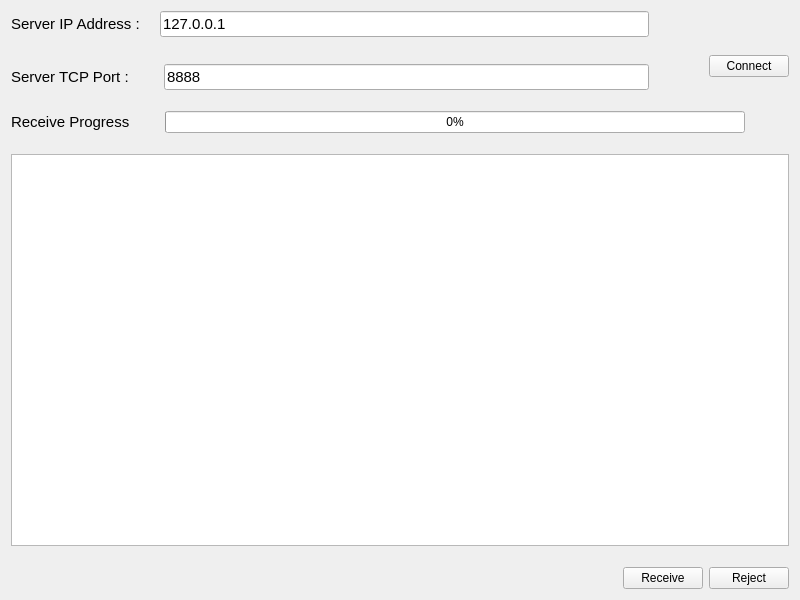
<?xml version="1.0" encoding="UTF-8"?>
<ui version="4.0">
 <class>TcpFileTransferClient</class>
 <widget class="QWidget" name="TcpFileTransferClient">
  <property name="geometry">
   <rect>
    <x>0</x>
    <y>0</y>
    <width>800</width>
    <height>600</height>
   </rect>
  </property>
  <property name="windowTitle">
   <string>Form</string>
  </property>
  <layout class="QGridLayout" name="gridLayout">
   <item row="1" column="2" rowspan="2">
    <widget class="QPushButton" name="pushButton_Connect">
     <property name="text">
      <string>Connect</string>
     </property>
    </widget>
   </item>
   <item row="0" column="0">
    <layout class="QHBoxLayout" name="horizontalLayout_IP">
     <property name="spacing">
      <number>20</number>
     </property>
     <item>
      <widget class="QLabel" name="label_IpAddress">
       <property name="font">
        <font>
         <pointsize>11</pointsize>
        </font>
       </property>
       <property name="text">
        <string>Server IP Address :</string>
       </property>
      </widget>
     </item>
     <item>
      <widget class="QLineEdit" name="lineEdit_IpAddress">
       <property name="font">
        <font>
         <pointsize>11</pointsize>
        </font>
       </property>
       <property name="text">
        <string>127.0.0.1</string>
       </property>
      </widget>
     </item>
    </layout>
   </item>
   <item row="5" column="0">
    <spacer name="verticalSpacer_3">
     <property name="orientation">
      <enum>Qt::Vertical</enum>
     </property>
     <property name="sizeType">
      <enum>QSizePolicy::Fixed</enum>
     </property>
     <property name="sizeHint" stdset="0">
      <size>
       <width>20</width>
       <height>15</height>
      </size>
     </property>
    </spacer>
   </item>
   <item row="6" column="0" colspan="3">
    <widget class="QTextEdit" name="textEdit_Status">
     <property name="readOnly">
      <bool>true</bool>
     </property>
    </widget>
   </item>
   <item row="1" column="0">
    <spacer name="verticalSpacer">
     <property name="orientation">
      <enum>Qt::Vertical</enum>
     </property>
     <property name="sizeType">
      <enum>QSizePolicy::Fixed</enum>
     </property>
     <property name="sizeHint" stdset="0">
      <size>
       <width>20</width>
       <height>15</height>
      </size>
     </property>
    </spacer>
   </item>
   <item row="1" column="1" rowspan="2">
    <spacer name="horizontalSpacer_2">
     <property name="orientation">
      <enum>Qt::Horizontal</enum>
     </property>
     <property name="sizeType">
      <enum>QSizePolicy::Fixed</enum>
     </property>
     <property name="sizeHint" stdset="0">
      <size>
       <width>48</width>
       <height>20</height>
      </size>
     </property>
    </spacer>
   </item>
   <item row="4" column="0" colspan="3">
    <layout class="QHBoxLayout" name="horizontalLayout_Progress">
     <property name="spacing">
      <number>35</number>
     </property>
     <property name="sizeConstraint">
      <enum>QLayout::SetNoConstraint</enum>
     </property>
     <property name="rightMargin">
      <number>0</number>
     </property>
     <item>
      <widget class="QLabel" name="label_Progress">
       <property name="font">
        <font>
         <pointsize>11</pointsize>
        </font>
       </property>
       <property name="text">
        <string>Receive Progress</string>
       </property>
      </widget>
     </item>
     <item>
      <widget class="QProgressBar" name="progressBar">
       <property name="enabled">
        <bool>true</bool>
       </property>
       <property name="maximum">
        <number>1</number>
       </property>
       <property name="value">
        <number>0</number>
       </property>
      </widget>
     </item>
     <item>
      <widget class="QLabel" name="label_Speed">
       <property name="font">
        <font>
         <pointsize>11</pointsize>
        </font>
       </property>
       <property name="text">
        <string/>
       </property>
      </widget>
     </item>
    </layout>
   </item>
   <item row="8" column="0" colspan="3">
    <layout class="QHBoxLayout" name="horizontalLayout_RxButton">
     <item>
      <spacer name="horizontalSpacer">
       <property name="orientation">
        <enum>Qt::Horizontal</enum>
       </property>
       <property name="sizeHint" stdset="0">
        <size>
         <width>518</width>
         <height>20</height>
        </size>
       </property>
      </spacer>
     </item>
     <item>
      <widget class="QPushButton" name="pushButton_Receive">
       <property name="text">
        <string>Receive</string>
       </property>
      </widget>
     </item>
     <item>
      <widget class="QPushButton" name="pushButton_Reject">
       <property name="text">
        <string>Reject</string>
       </property>
      </widget>
     </item>
    </layout>
   </item>
   <item row="2" column="0">
    <layout class="QHBoxLayout" name="horizontalLayout_Port" stretch="0,0">
     <property name="spacing">
      <number>35</number>
     </property>
     <item>
      <widget class="QLabel" name="label_Port">
       <property name="font">
        <font>
         <pointsize>11</pointsize>
        </font>
       </property>
       <property name="text">
        <string>Server TCP Port :</string>
       </property>
      </widget>
     </item>
     <item>
      <widget class="QLineEdit" name="lineEdit_Port">
       <property name="font">
        <font>
         <pointsize>11</pointsize>
        </font>
       </property>
       <property name="text">
        <string>8888</string>
       </property>
      </widget>
     </item>
    </layout>
   </item>
   <item row="3" column="0">
    <spacer name="verticalSpacer_2">
     <property name="orientation">
      <enum>Qt::Vertical</enum>
     </property>
     <property name="sizeType">
      <enum>QSizePolicy::Fixed</enum>
     </property>
     <property name="sizeHint" stdset="0">
      <size>
       <width>20</width>
       <height>15</height>
      </size>
     </property>
    </spacer>
   </item>
   <item row="7" column="0">
    <spacer name="verticalSpacer_4">
     <property name="orientation">
      <enum>Qt::Vertical</enum>
     </property>
     <property name="sizeType">
      <enum>QSizePolicy::Fixed</enum>
     </property>
     <property name="sizeHint" stdset="0">
      <size>
       <width>20</width>
       <height>15</height>
      </size>
     </property>
    </spacer>
   </item>
  </layout>
 </widget>
 <resources/>
 <connections/>
</ui>
